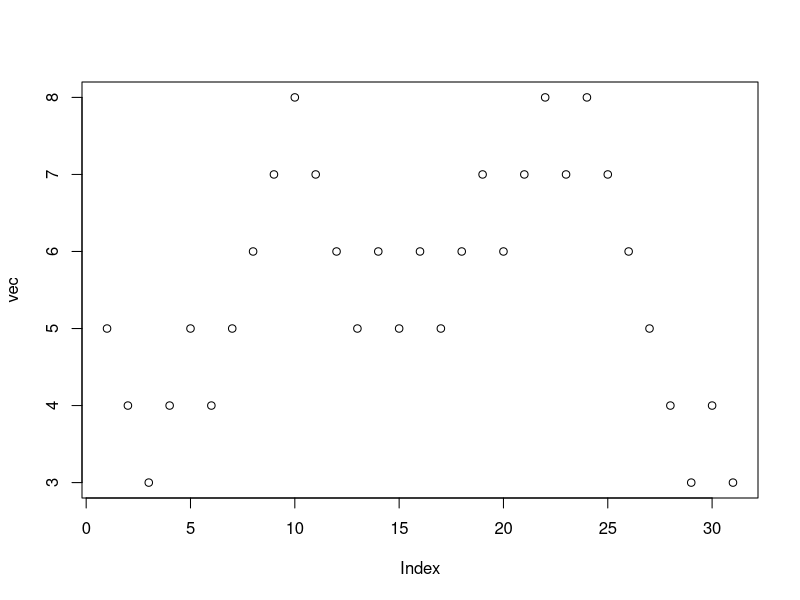
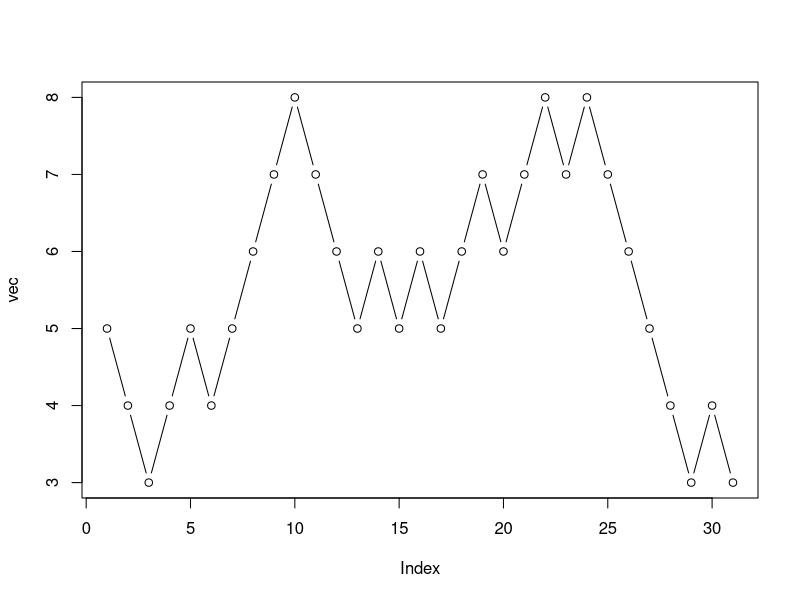

Write the R code that produced these figures, in order.
vec <-
set.seed(1) 
z <- 5
contador <- 0
while(z>=3 && z<=10){
  vec <- c(vec,z)
  moneda <- rbinom(1,1,0.5) 
  if(moneda==1){   #caminata aleatoria
    z <- z + 1
  } else {
    z <- z - 1
  }
  contador <- contador + 1
}
print(vec); print("se realizaron "); print(contador); print("pasos")
plot(vec) #solo te muestra los puntos
plot(vec,type="b") #te muetra los puntos unidos por lineas